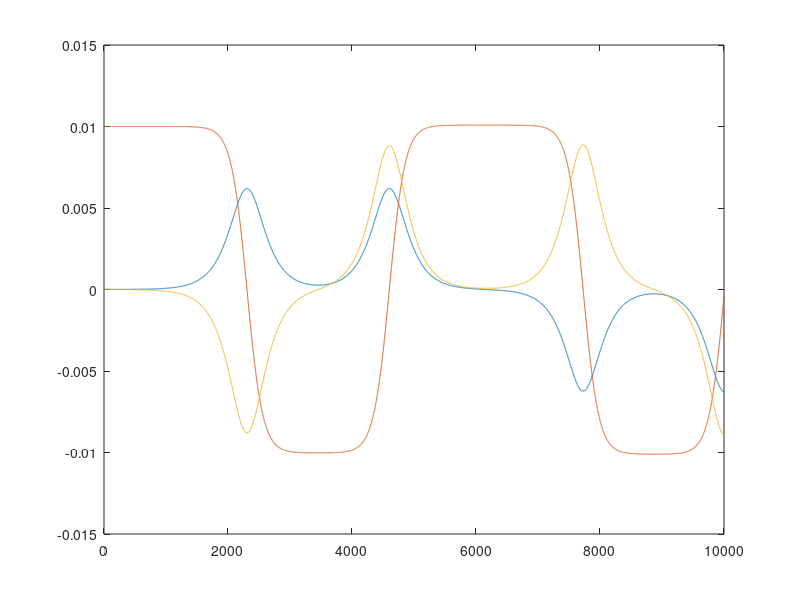

Here is the MATLAB script that generated this plot:
clear;

J=[ 20 -10 0; -10 30 0; 0 0 40];
Jp=eig(J);
w0=[0.00001, 0.01, 0.00001];

% w is omega

%(w1)' = ((J2 - J3)/J1)*w2*w3;
%(w2)' = ((J3 - J1)/J2)*w1*w3;
%(w3)' = ((J1 - J2)/J3)*w2*w1;

t0 = 0;
tend = 10000;
h = 1;
T = (t0:h:tend);
N = (tend - t0)/h;
w1 = zeros(N+1, 1);
w2 = zeros(N+1, 1);
w3 = zeros(N+1, 1);
w1(1) = w0(1);
w2(1) = w0(2);
w3(1) = w0(3);

J1=Jp(1,1);
J2=Jp(2,1);
J3=Jp(3,1);

w = zeros(N+1, 1);
    
for j = 1:N
    fx1 = ((J2 - J3)/J1)*w2(j)*w3(j);
    fy1 = ((J3 - J1)/J2)*w1(j)*w3(j);
    fz1 = ((J1 - J2)/J3)*w2(j)*w1(j);
    
    fx2 = ((J2 - J3)/J1)*(w2(j)+(fx1/2))*(w3(j) + h*(fx1/2));
    fx3 = ((J2 - J3)/J1)*(w2(j)+(fx2/2))*(w3(j) + h*(fx2/2));
    fx4 = ((J2 - J3)/J1)*(w2(j)+(fx3))*(w3(j) + h*(fx3));
    w1(j+1) = w1(j) + (1/6)*h*(fx1 + 2*fx2 + 2*fx3 + fx4);
    
    fy2 = ((J3 - J1)/J2)*(w1(j)+(fy1/2))*(w3(j) + h*(fy1/2));
    fy3 = ((J3 - J1)/J2)*(w1(j)+(fy2/2))*(w3(j) + h*(fy2/2));
    fy4 = ((J3 - J1)/J2)*(w1(j)+(fy3))*(w3(j) + h*(fy3));
    w2(j+1) = w2(j) + (1/6)*h*(fy1 + 2*fy2 + 2*fy3 + fy4);
    
    fz2 = ((J1 - J2)/J3)*(w2(j)+(fz1/2))*(w1(j)+(fz1/2));
    fz3 = ((J1 - J2)/J3)*(w2(j)+(fz2/2))*(w1(j)+(fz2/2));
    fz4 = ((J1 - J2)/J3)*(w2(j)+(fz3))*(w1(j)+(fz3));
    w3(j+1) = w3(j) + (1/6)*h*(fz1 + 2*fz2 + 2*fz3 + fz4);
    
    
end

for j = 1:N
    w(j) = ((w1(j))^2 + (w2(j))^2 + (w3(j))^2 )^(0.5);
end
figure
plot(T,w1);
hold on;
plot(T,w2);
plot(T,w3);
hold off;
%plot3(w1,w2,w3);
%plot(T,w);
